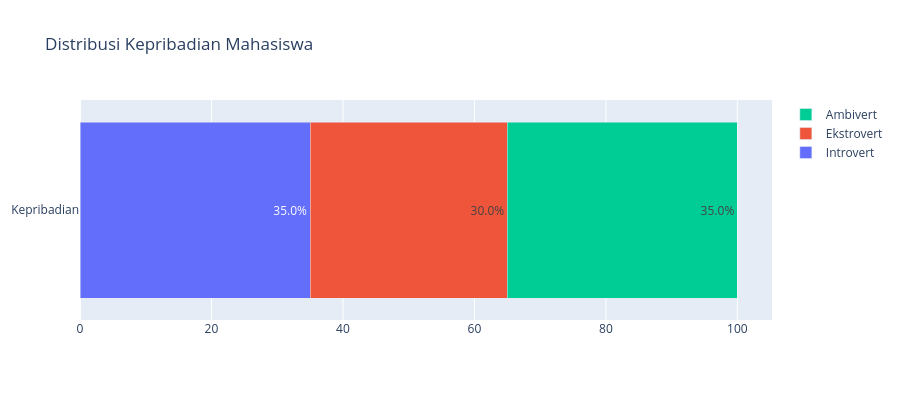

Here is the notebook cell this chart was saved with:
### Markdown cell above
EDA

### Code cell
# Target Distribution
target_counts = df['label'].value_counts().sort_index()
target_pct = (target_counts / len(df) * 100).round(1)

label_map = {
    0: "Introvert",
    1: "Ekstrovert",
    2: "Ambivert"
}

fig = go.Figure()

for i in range(len(target_counts)):
    fig.add_trace(go.Bar(
        y=["Kepribadian"],
        x=[target_pct[i]],
        name=label_map[i],
        orientation='h',
        text=f'{target_pct[i]:.1f}%',
        textposition='inside'
    ))

fig.update_layout(
    title='Distribusi Kepribadian Mahasiswa',
    barmode='stack',
    height=400
)

fig.show()

### Figure 1 — Plotly figure (JSON) as saved in the notebook; plotly's stock layout.template omitted (floating-point values rounded to 4 significant figures)
{"data": [{"name": "Introvert", "orientation": "h", "text": "35.0%", "textposition": "inside", "type": "bar", "x": [35], "y": ["Kepribadian"]}, {"name": "Ekstrovert", "orientation": "h", "text": "30.0%", "textposition": "inside", "type": "bar", "x": [30], "y": ["Kepribadian"]}, {"name": "Ambivert", "orientation": "h", "text": "35.0%", "textposition": "inside", "type": "bar", "x": [35], "y": ["Kepribadian"]}], "layout": {"barmode": "stack", "height": 400, "title": {"text": "Distribusi Kepribadian Mahasiswa"}}}
